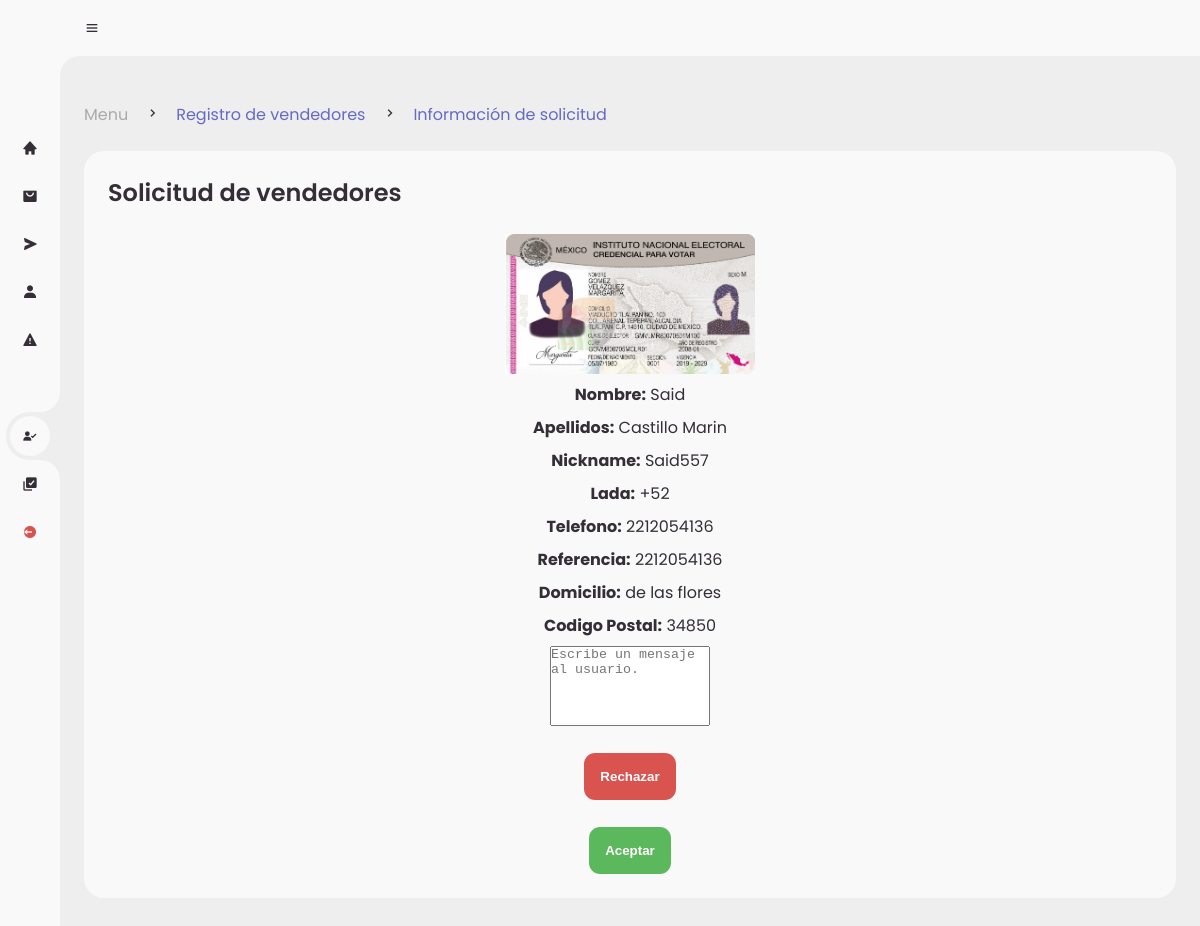
The app's page /admin/det-vend.php?id_vend=47, older data.
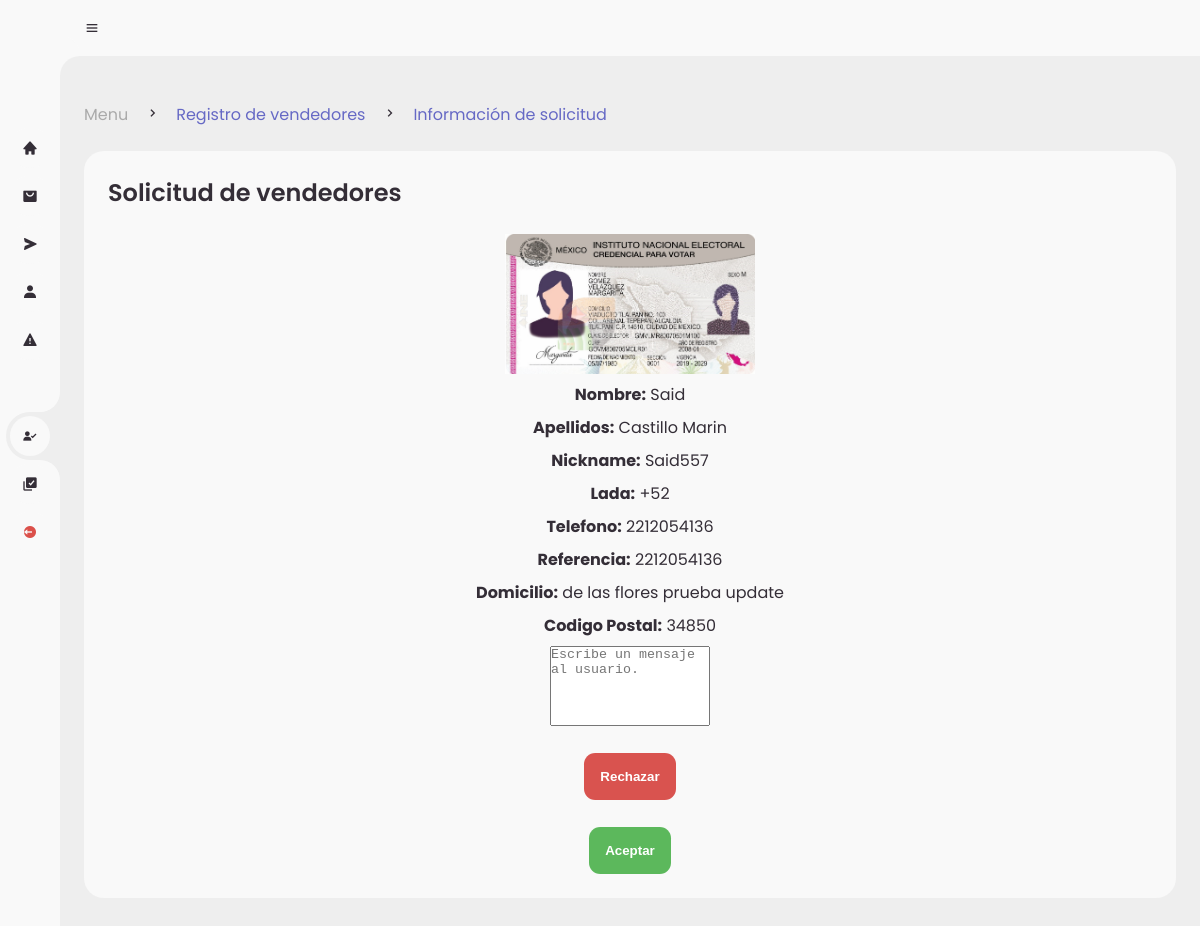
The same page, newer data.
### tables this page shows
CREATE TABLE `reg_sellers` (
  `IDregseller` int(11) NOT NULL,
  `Nombre` varchar(255) NOT NULL,
  `apellidos` varchar(255) NOT NULL,
  `nickname` varchar(255) NOT NULL,
  `lada` int(4) NOT NULL,
  `telefono` varchar(20) NOT NULL,
  `telefonoref` varchar(20) NOT NULL,
  `domicilio` varchar(255) NOT NULL,
  `postal` varchar(10) NOT NULL,
  `identificador` varchar(255) NOT NULL,
  `solicitud` varchar(50) NOT NULL,
  `ID_registro` int(11) DEFAULT NULL
);

### admin/det-vend.php (the view, shortened to what this page needs)
<!DOCTYPE html>
<?php
include('../global/conexion.php');
?>
<html lang="en">
<head>
	<link href='https://unpkg.com/boxicons@2.0.9/css/boxicons.min.css' rel='stylesheet'>
	<link rel="stylesheet" href="style.css">
	<link rel="stylesheet" href="estilos.css">
</head>
<body>
	<section id="sidebar">
		<a href="./index.php" class="brand">
		</a>
		<ul class="side-menu top">
			<li >
				<a href="./index.php">
					<i class='bx bxs-home' ></i>
				</a>
			</li>
			<li>
				<a href="#">
					<i class='bx bxs-shopping-bag-alt' ></i>
				</a>
			</li>
			<li>
				<a href="#">
					<i class='bx bxs-send' ></i>
				</a>
			</li>
			<li>
				<a href="#">
					<i class='bx bxs-user' ></i>
				</a>
			</li>
			<li>
				<a href="#">
					<i class='bx bxs-error' ></i>
				</a>
			</li>
		</ul>
		<ul class="side-menu">
			<li class="active">
				<a href="./reg-vendedores.php">
					<i class='bx bxs-user-check' ></i>
				</a>
			</li>
			<li>
				<a href="./reg-productos.php">
					<i class='bx bxs-select-multiple' ></i>
				</a>
			</li>
			<li>
				<a href="../global/logout.php" class="logout">
					<i class='bx bxs-log-out-circle' ></i>
				</a>
			</li>
		</ul>
	</section>
	<section id="content">
		<nav>
			<i class='bx bx-menu' ></i>
		</nav>
		<main>
			<div class="head-title">
				<div class="left">
					<ul class="breadcrumb">
						<li>
							<a href="#">Menu</a>
						</li>
						<li><i class='bx bx-chevron-right' ></i></li>
						<li>
							<a class="active" href="./reg-vendedores.php">Registro de vendedores</a>
						</li>
						<li><i class='bx bx-chevron-right' ></i></li>
						<li>
							<a class="active" href="./reg-vendedores.php">Información de solicitud</a>
						</li>
					</ul>
				</div>
			</div>
			<div class="table-data">
				<div class="order">
					<div class="head">
						<h3>Solicitud de vendedores</h3>
					</div>
                <div class="solicitud-vend">
				<?php
					$id_v = $_GET['id_vend'];
					$query = mysqli_query($conn,"SELECT * FROM reg_sellers WHERE IDregseller = $id_v");
					$data = mysqli_fetch_array($query);
				?>
					<img src="../user/files<?php echo $data['identificador']?>" alt="identificacion" style="width:250px;height:140px">
                    <p><strong>Nombre:</strong>&nbsp;<?php echo $data['Nombre']?></p>
                    <p><strong>Apellidos:</strong>&nbsp;<?php echo $data['apellidos']?></p>
                    <p><strong>Nickname:</strong>&nbsp;<?php echo $data['nickname']?></p>
                    <p><strong>Lada:</strong>&nbsp;+<?php echo $data['lada']?></p>
                    <p><strong>Telefono:</strong>&nbsp;<?php echo $data['telefono']?></p>
                    <p><strong>Referencia:</strong>&nbsp;<?php echo $data['telefonoref']?></p>
                    <p><strong>Domicilio:</strong>&nbsp;<?php echo $data['domicilio']?></p>
                    <p><strong>Codigo Postal:</strong>&nbsp;<?php echo $data['postal']?></p>
                    <form method="POST" class="form-vend" action="./helpers/seller-action.php?reg_seller=<?php echo $id_v?>">
					<textarea class="txt-send" placeholder="Escribe un mensaje al usuario."></textarea>
					<input class="btn-choose decline" type="submit" name="reject-seller" value="Rechazar">
					<input class="btn-choose accept" type="submit" name="accept-seller" value="Aceptar">
				</form>
                </div>
				</div>
		</main>
	</section>
</body>
</html>

### admin/style.css (style rules this page uses)
* { margin: 0; padding: 0; box-sizing: border-box; }
a { text-decoration: none; }
li { list-style: none; }
:root { --poppins: 'Poppins', sans-serif; --lato: 'Lato', sans-serif; --light: #F9F9F9; --blue: #6669c5; --light-blue: #CFE8FF; --grey: #eee; --dark-grey: #AAAAAA; --dark: #342E37; --red: #DB504A; --yellow: #FFCE26; --light-yellow: #FFF2C6; --orange: #FD7238; --light-orange: #FFE0D3; }
html { overflow-x: hidden; }
body { background: var(--grey); overflow-x: hidden; }
#sidebar { position: fixed; top: 0; left: 0; width: 280px; height: 100%; background: var(--light); z-index: 2000; font-family: var(--lato); transition: .3s ease; overflow-x: hidden; scrollbar-width: none; }
#sidebar.hide { width: 60px; }
#sidebar .brand { font-size: 24px; font-weight: 700; height: 56px; display: flex; align-items: center; color: var(--blue); position: sticky; top: 0; left: 0; background: var(--light); z-index: 500; padding-bottom: 20px; box-sizing: content-box; }
#sidebar .side-menu { width: 100%; margin-top: 48px; }
#sidebar .side-menu li { height: 48px; background: transparent; margin-left: 6px; border-radius: 48px 0 0 48px; padding: 4px; }
#sidebar .side-menu li.active { background: var(--grey); position: relative; }
#sidebar .side-menu li.active::before { content: ''; position: absolute; width: 40px; height: 40px; border-radius: 50%; top: -40px; right: 0; box-shadow: 20px 20px 0 var(--grey); z-index: -1; }
#sidebar .side-menu li.active::after { content: ''; position: absolute; width: 40px; height: 40px; border-radius: 50%; bottom: -40px; right: 0; box-shadow: 20px -20px 0 var(--grey); z-index: -1; }
#sidebar .side-menu li a { width: 100%; height: 100%; background: var(--light); display: flex; align-items: center; border-radius: 48px; font-size: 16px; color: var(--dark); white-space: nowrap; overflow-x: hidden; }
#sidebar.hide .side-menu li a { width: calc(48px - (4px * 2)); transition: width .3s ease; }
#sidebar .side-menu li a.logout { color: var(--red); }
#sidebar .side-menu li a .bx { min-width: calc(60px - ((4px + 6px) * 2)); display: flex; justify-content: center; }
#content { position: relative; width: calc(100% - 280px); left: 280px; transition: .3s ease; }
#sidebar.hide ~ #content { width: calc(100% - 60px); left: 60px; }
#content nav { height: 56px; background: var(--light); padding: 0 24px; display: flex; align-items: center; grid-gap: 24px; font-family: var(--lato); position: sticky; top: 0; left: 0; z-index: 1000; }
#content nav::before { content: ''; position: absolute; width: 40px; height: 40px; bottom: -40px; left: 0; border-radius: 50%; box-shadow: -20px -20px 0 var(--light); }
#content nav .bx.bx-menu { cursor: pointer; color: var(--dark); }
#content main { width: 100%; padding: 36px 24px; font-family: var(--poppins); max-height: calc(100vh - 56px); overflow-y: auto; }
#content main .head-title { display: flex; align-items: center; justify-content: space-between; grid-gap: 16px; flex-wrap: wrap; }
#content main .head-title .left .breadcrumb { display: flex; align-items: center; grid-gap: 16px; }
#content main .head-title .left .breadcrumb li { color: var(--dark); }
#content main .head-title .left .breadcrumb li a { color: var(--dark-grey); pointer-events: none; }
#content main .head-title .left .breadcrumb li a.active { color: var(--blue); pointer-events: unset; }
#content main .table-data { display: flex; flex-wrap: wrap; grid-gap: 24px; margin-top: 24px; width: 100%; color: var(--dark); }
#content main .table-data > div { border-radius: 20px; background: var(--light); padding: 24px; overflow-x: auto; }
#content main .table-data .head { display: flex; align-items: center; grid-gap: 16px; margin-bottom: 24px; }
#content main .table-data .head h3 { margin-right: auto; font-size: 24px; font-weight: 600; }
#content main .table-data .order { flex-grow: 1; flex-basis: 500px; }

Row changes from the older to the newer data that the page shows:
changed reg_sellers "Said": domicilio "de las flores" → "de las flores prueba update"
